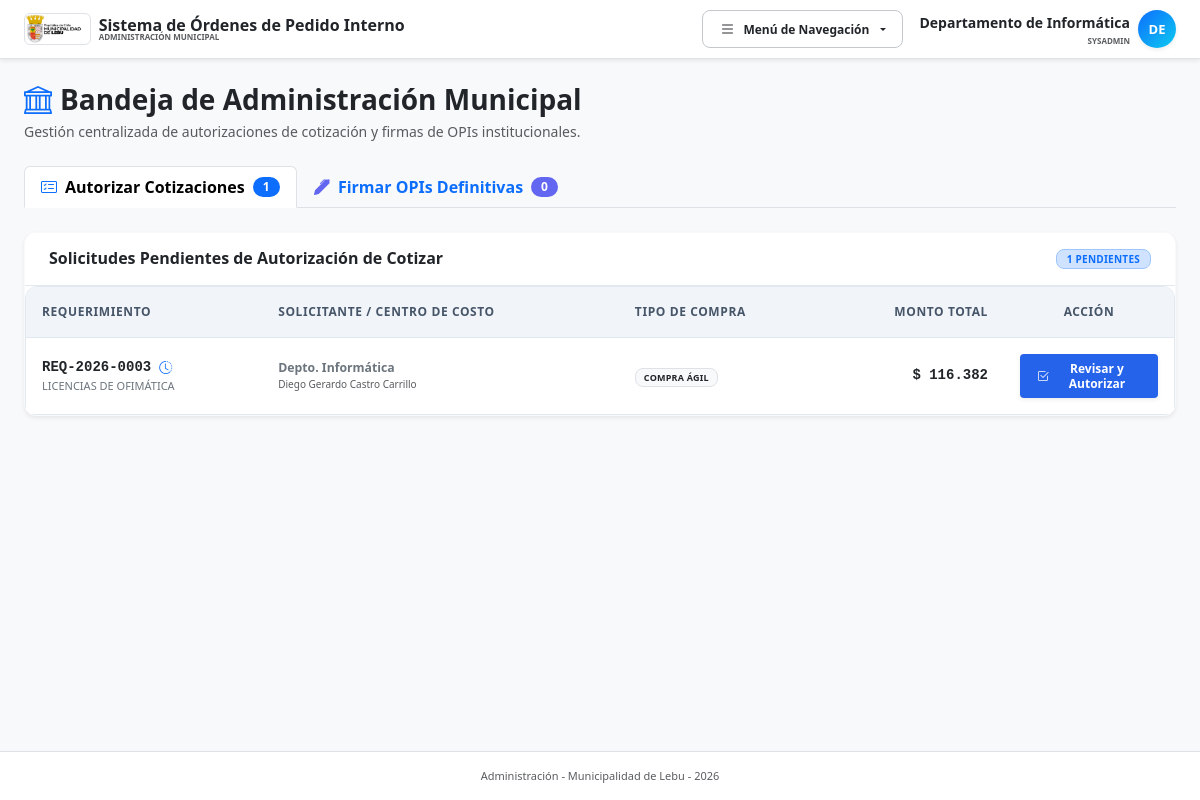
Page /administrador.php (signed in) on the committed database.
### tables this page shows
CREATE TABLE `expedientes` (
  `id` int NOT NULL AUTO_INCREMENT,
  `codigo_interno` varchar(50) NOT NULL,
  `titulo_compra` varchar(255) NOT NULL DEFAULT 'Sin Título',
  `folio_opi` varchar(50) DEFAULT NULL,
  `usuario_creador_id` int NOT NULL,
  `unidad_origen_id` int NOT NULL,
  `centro_costo_id` int NOT NULL,
  `tipo_compra_id` int NOT NULL,
  `prioridad_id` int NOT NULL,
  `cuenta_presupuestaria_id` int DEFAULT NULL,
  `cuenta_maestra_id` int DEFAULT NULL,
  `area_gestion_id` int DEFAULT NULL,
  `rango_utm_id` int DEFAULT NULL,
  `proveedor_adjudicado_id` int DEFAULT NULL,
  `id_contrato_suministro` varchar(100) DEFAULT NULL,
  `id_compra_agil` varchar(50) DEFAULT NULL,
  `id_licitacion` varchar(100) DEFAULT NULL,
  `orden_compra_numero` varchar(100) DEFAULT NULL,
  `decreto_alcaldicio_numero` varchar(100) DEFAULT NULL,
  `conv_marco_oc` varchar(100) DEFAULT NULL,
  `monto_estimado` decimal(15,2) NOT NULL DEFAULT '0.00',
  `monto_definitivo` decimal(15,2) DEFAULT NULL,
  `tipo_impuesto` enum('NETO','IVA_INCLUIDO','EXENTO') DEFAULT 'NETO',
  `motivo_compra` text NOT NULL,
  `estado_actual` varchar(50) NOT NULL DEFAULT 'BORRADOR',
  `observacion_cierre` text,
  `created_at` timestamp NULL DEFAULT CURRENT_TIMESTAMP,
  `updated_at` timestamp NULL DEFAULT CURRENT_TIMESTAMP ON UPDATE CURRENT_TIMESTAMP,
  `fecha_visa_presupuesto` datetime DEFAULT NULL,
  `fecha_adjudicacion` datetime DEFAULT NULL,
  `fecha_aprobacion_opi` datetime DEFAULT NULL,
  `fecha_cierre` datetime DEFAULT NULL,
  `num_certificado_oficial` varchar(20) DEFAULT NULL,
  `id_entidad_gobierno` varchar(50) DEFAULT 'ID PE-MUN-00335',
  `plan_compras_proyecto` varchar(100) DEFAULT NULL,
  `plan_compras_item` int DEFAULT NULL,
  PRIMARY KEY (`id`),
  UNIQUE KEY `uk_expedientes_codigo` (`codigo_interno`),
  KEY `fk_exp_usuario` (`usuario_creador_id`),
  KEY `fk_exp_unidad` (`unidad_origen_id`),
  KEY `fk_exp_tipo` (`tipo_compra_id`),
  KEY `fk_exp_prioridad` (`prioridad_id`),
  KEY `fk_exp_cc` (`centro_costo_id`),
  KEY `fk_exp_cm` (`cuenta_maestra_id`),
  KEY `fk_exp_ag` (`area_gestion_id`),
  KEY `fk_exp_prov` (`proveedor_adjudicado_id`),
  KEY `fk_exp_estado` (`estado_actual`),
  CONSTRAINT `fk_exp_ag` FOREIGN KEY (`area_gestion_id`) REFERENCES `areas_gestion` (`id`) ON DELETE RESTRICT,
  CONSTRAINT `fk_exp_cc` FOREIGN KEY (`centro_costo_id`) REFERENCES `centros_costo` (`id`) ON DELETE RESTRICT,
  CONSTRAINT `fk_exp_cm` FOREIGN KEY (`cuenta_maestra_id`) REFERENCES `cuentas_maestras` (`id`) ON DELETE RESTRICT,
  CONSTRAINT `fk_exp_estado` FOREIGN KEY (`estado_actual`) REFERENCES `estados_tramite` (`codigo`) ON DELETE RESTRICT,
  CONSTRAINT `fk_exp_prioridad` FOREIGN KEY (`prioridad_id`) REFERENCES `prioridades` (`id`) ON DELETE RESTRICT,
  CONSTRAINT `fk_exp_prov` FOREIGN KEY (`proveedor_adjudicado_id`) REFERENCES `proveedores` (`id`) ON DELETE SET NULL,
  CONSTRAINT `fk_exp_tipo` FOREIGN KEY (`tipo_compra_id`) REFERENCES `tipos_compra` (`id`) ON DELETE RESTRICT,
  CONSTRAINT `fk_exp_unidad` FOREIGN KEY (`unidad_origen_id`) REFERENCES `unidades` (`id`) ON DELETE RESTRICT,
  CONSTRAINT `fk_exp_usuario` FOREIGN KEY (`usuario_creador_id`) REFERENCES `usuarios` (`id`) ON DELETE RESTRICT
);

CREATE TABLE `centros_costo` (
  `id` int NOT NULL AUTO_INCREMENT,
  `codigo_cuenta` varchar(50) NOT NULL,
  `nombre` varchar(150) NOT NULL,
  `anio_fiscal` int NOT NULL DEFAULT 2026,
  `activo` tinyint(1) DEFAULT '1',
  PRIMARY KEY (`id`)
);

CREATE TABLE `usuarios` (
  `id` int NOT NULL AUTO_INCREMENT,
  `unidad_id` int NOT NULL,
  `rol_id` int NOT NULL,
  `rut` varchar(12) NOT NULL,
  `nombre_completo` varchar(150) NOT NULL,
  `email` varchar(150) NOT NULL,
  `password_hash` varchar(255) DEFAULT NULL,
  `es_jefe_unidad` tinyint(1) DEFAULT '0',
  `activo` tinyint(1) DEFAULT '1',
  `cargo` varchar(150) DEFAULT NULL,
  `token_verificacion` varchar(100) DEFAULT NULL,
  `email_verificado` tinyint(1) NOT NULL DEFAULT '0',
  `estado_aprobacion` enum('APROBADO','PENDIENTE_VERIFICACION','PENDIENTE_APROBACION','RECHAZADO') NOT NULL DEFAULT 'APROBADO',
  `fecha_registro` datetime NOT NULL DEFAULT CURRENT_TIMESTAMP,
  PRIMARY KEY (`id`),
  UNIQUE KEY `uk_usuarios_rut` (`rut`),
  UNIQUE KEY `uk_usuarios_email` (`email`),
  KEY `fk_usuarios_unidad` (`unidad_id`),
  KEY `fk_usuarios_rol` (`rol_id`),
  CONSTRAINT `fk_usuarios_rol` FOREIGN KEY (`rol_id`) REFERENCES `roles` (`id`) ON DELETE RESTRICT,
  CONSTRAINT `fk_usuarios_unidad` FOREIGN KEY (`unidad_id`) REFERENCES `unidades` (`id`) ON DELETE RESTRICT
);

CREATE TABLE `tipos_compra` (
  `id` int NOT NULL AUTO_INCREMENT,
  `codigo` varchar(50) NOT NULL,
  `nombre` varchar(150) NOT NULL,
  `limite_utm` decimal(10,2) DEFAULT NULL,
  `activo` tinyint(1) DEFAULT '1',
  `requiere_cotizacion` tinyint(1) DEFAULT '0',
  PRIMARY KEY (`id`)
);

### admin_controller.php (called while the page is built, shortened)
<?php
require_once __DIR__ . '/config.php';
$vista = $_GET['view'] ?? 'lista';
if ($vista === 'lista') {
    $sql_base = "
        SELECT e.*, u.nombre_completo as solicitante, cc.nombre as centro_costo, p.razon_social as proveedor, et.nombre as estado_nombre, tc.nombre as tipo_compra_nom
        FROM expedientes e
        JOIN usuarios u ON e.usuario_creador_id = u.id
        JOIN centros_costo cc ON e.centro_costo_id = cc.id
        JOIN tipos_compra tc ON e.tipo_compra_id = tc.id
        JOIN estados_tramite et ON e.estado_actual = et.codigo
        LEFT JOIN proveedores p ON e.proveedor_adjudicado_id = p.id
    ";
    $pendientes_cotizacion = $pdo->query($sql_base . " WHERE e.estado_actual = 'EN_AUTORIZACION_COTIZACION' ORDER BY e.prioridad_id DESC, e.created_at ASC")->fetchAll();
    $pendientes_opi = $pdo->query($sql_base . " WHERE e.estado_actual = 'EN_APROBACION_ADMINISTRADOR' ORDER BY e.prioridad_id DESC, e.created_at ASC")->fetchAll();
    $count_cotizacion = count($pendientes_cotizacion);
    $count_opi = count($pendientes_opi);
}
function money($v) {
    return '$ ' . number_format((float)$v, 0, ',', '.');
}
?>

### administrador.php (the view, shortened to what this page needs)
<?php
require_once __DIR__ . '/admin_controller.php';
?>
<!DOCTYPE html>
<html lang="es">
<head>
    <?php
    include __DIR__ . '/head.php';
    ?>
</head>
<body class="bg-light text-slate-800 font-sans d-flex flex-column min-vh-100">
    <?php include __DIR__ . '/nav.php'; ?>
    <div class="container mt-4 px-3 px-md-4">
        <?php if($vista === 'lista'): ?>
            <div class="row align-items-center mb-4 g-3">
                <div class="col-12 col-md">
                    <h1 class="h3 fw-bold text-dark mb-1 d-flex align-items-center gap-2">
                        <i class="bi bi-bank text-primary"></i>
                        Bandeja de Administración Municipal
                    </h1>
                    <p class="text-muted small mb-0">Gestión centralizada de autorizaciones de cotización y firmas de OPIs institucionales.</p>
                </div>
            </div>
            <ul class="nav nav-tabs border-bottom mb-4" id="adminTabs" role="tablist">
                <li class="nav-item" role="presentation">
                    <button class="nav-link active fw-bold d-flex align-items-center gap-2 py-2.5 px-3" id="cotizaciones-tab" data-bs-toggle="tab" data-bs-target="#cotizaciones-pane" type="button" role="tab">
                        <i class="bi bi-card-checklist text-primary"></i>
                        <span>Autorizar Cotizaciones</span>
                        <span class="badge bg-primary rounded-pill"><?= $count_cotizacion ?></span>
                    </button>
                </li>
                <li class="nav-item" role="presentation">
                    <button class="nav-link fw-bold d-flex align-items-center gap-2 py-2.5 px-3" id="opis-tab" data-bs-toggle="tab" data-bs-target="#opis-pane" type="button" role="tab">
                        <i class="bi bi-pen-fill text-indigo" style="color: #6366f1 !important;"></i>
                        <span>Firmar OPIs Definitivas</span>
                        <span class="badge bg-indigo rounded-pill" style="background-color: #6366f1 !important;"><?= $count_opi ?></span>
                    </button>
                </li>
            </ul>
            <div class="tab-content" id="adminTabsContent">
                <div class="tab-pane fade show active" id="cotizaciones-pane" role="tabpanel" tabindex="0">
                    <div class="card shadow-sm border-light">
                        <div class="card-header bg-white py-3 d-flex justify-content-between align-items-center">
                            <h6 class="fw-bold mb-0 text-dark">Solicitudes Pendientes de Autorización de Cotizar</h6>
                            <span class="badge bg-primary-subtle text-primary border border-primary-subtle px-2.5 py-1" style="font-size: 10px;"><?= $count_cotizacion ?> pendientes</span>
                        </div>
                        <div class="table-responsive rounded-bottom">
                            <table class="table table-hover align-middle mb-0">
                                <thead class="table-light text-uppercase small" style="font-size: 10px;">
                                    <tr>
                                        <th class="p-3">Requerimiento</th>
                                        <th class="p-3">Solicitante / Centro de Costo</th>
                                        <th class="p-3">Tipo de Compra</th>
                                        <th class="p-3 text-end" style="width: 180px;">Monto Total</th>
                                        <th class="p-3 text-center" style="width: 170px;">Acción</th>
                                    </tr>
                                </thead>
                                <tbody class="divide-y divide-slate-100 bg-white">
                                    <?php if(empty($pendientes_cotizacion)): ?>
                                        <tr>
                                            <td colspan="5" class="p-4 text-center text-muted italic">No hay cotizaciones pendientes de autorización.</td>
                                        </tr>
                                    <?php else: ?>
                                        <?php foreach($pendientes_cotizacion as $p): ?>
                                        <tr>
                                            <td class="p-3">
                                                <div class="d-flex align-items-center gap-2">
                                                    <span class="fw-bold text-dark font-monospace"><?= $p['codigo_interno'] ?></span>
                                                    <button type="button" onclick="verTrazabilidad(<?= (int)$p['id'] ?>)" class="btn btn-link p-0 border-0 d-flex align-items-center" title="Ver Historial">
                                                        <i class="bi bi-clock-history text-primary" style="font-size: 13px;"></i>
                                                    </button>
                                                </div>
                                                <div class="text-truncate text-secondary small" style="max-width: 250px; font-size: 11px;"><?= htmlspecialchars($p['titulo_compra'] ?? '') ?></div>
                                            </td>
                                            <td class="p-3">
                                                <div class="fw-semibold text-secondary small"><?= htmlspecialchars($p['centro_costo']) ?></div>
                                                <div class="text-muted" style="font-size: 10px;"><?= htmlspecialchars($p['solicitante']) ?></div>
                                            </td>
                                            <td class="p-3">
                                                <span class="badge bg-light text-dark border px-2 py-1" style="font-size: 9px;">
                                                    <?= htmlspecialchars($p['tipo_compra_nom']) ?>
                                                </span>
                                            </td>
                                            <td class="p-3 text-end fw-bold font-monospace text-dark">
                                                <?= money($p['monto_estimado']) ?>
                                            </td>
                                            <td class="p-3 text-center">
                                                <a href="?view=revisar&id=<?= $p['id'] ?>" class="btn btn-primary btn-sm fw-bold px-3 shadow-sm d-inline-flex align-items-center gap-1">
                                                    <i class="bi bi-check2-square"></i> Revisar y Autorizar
                                                </a>
                                            </td>
                                        </tr>
                                        <?php endforeach; ?>
                                    <?php endif; ?>
                                </tbody>
                            </table>
                        </div>
                    </div>
                </div>
            </div>
        <?php endif; ?>
    </div>
<?php include __DIR__ . '/footer.php'; ?>
</body>
</html>

### rows in the picture
expedientes: codigo_interno "REQ-2026-0003", titulo_compra "LICENCIAS DE OFIMÁTICA", centro_costo.nombre "Depto. Informática", usuario_creador.nombre_completo "Diego Gerardo Castro Carrillo", tipo_compra.nombre "COMPRA ÁGIL", monto_estimado "$ 116.382"

### other values in the picture
$user_name "Departamento de Informática"
$rol === 'SYSADMIN' ? 'SYSADMIN' : $rol "SYSADMIN"
substr($user_name, 0, 2) "DE"
$count_cotizacion "1"
$count_opi "0"
